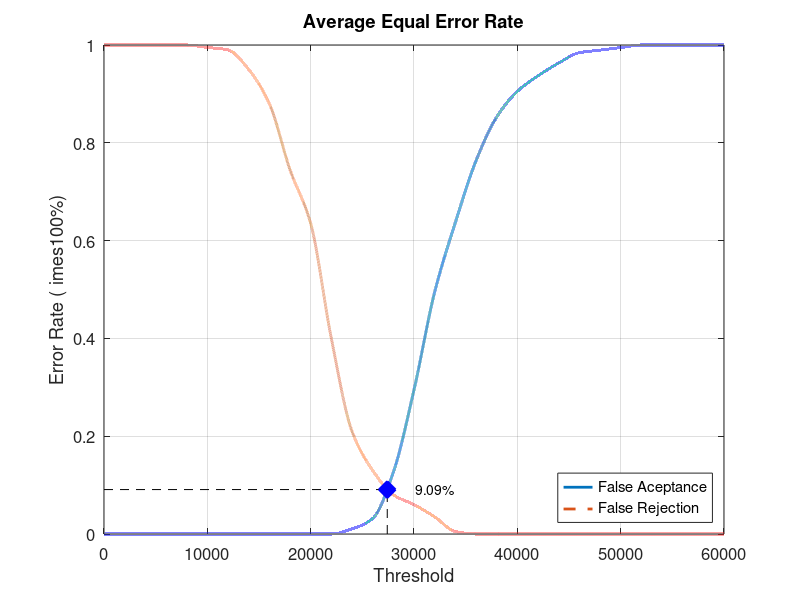
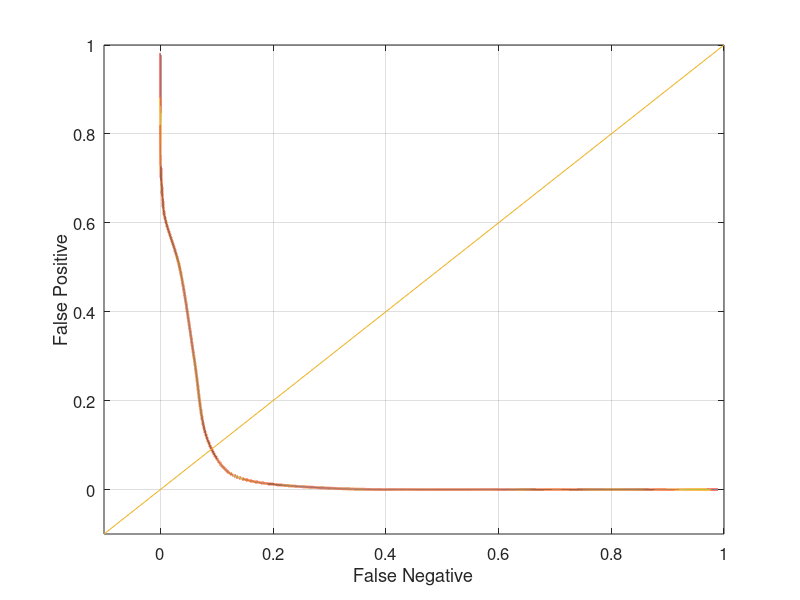

Recreate these plots in MATLAB, in order.
close all;
clear;
clc;
x = 0:2000:60000;
xq = 0:0.5:60000;

y0 = [0 0 0 0 0 0 0 0 0 0 0 0 0.0105263 0.0315789 0.126316 0.294737 0.494737 0.636842 0.763158 0.852632 0.905263 0.936842 0.963158 0.984211 0.989474 0.994737 1 1 1 1 1]
yy0 = interp1(x, y0, xq, 'pchip');
y1 = [1 1 1 1 1 0.995 0.99 0.95 0.88 0.745 0.635 0.4 0.21 0.13 0.08 0.06 0.035 0.005 0 0 0 0 0 0 0 0 0 0 0 0 0]
yy1 = interp1(x, y1, xq, 'pchip');

% Calculating EER: 
y2 = abs(y0 - y1);
find(y2 == min(y2))
yy2 = abs(yy0 - yy1);
xEER = find(yy2 == min(yy2));
xEERIndex = xq(xEER) % X-axis EER
yEER = yy0(xEER) % Y-axis EER

main = figure
plot(xq, yy0,'-','LineWidth', 2);	hold on
plot(xq, yy1,'--','LineWidth', 2);	hold on
plot([xEERIndex xEERIndex], [0 yEER], 'k--');	hold on
plot([0 xEERIndex], [yEER yEER], 'k--');	hold on
plot(xEERIndex, yEER, 'bx', 'LineWidth', 10);	hold on
text(xEERIndex + 10 * xEERIndex / 100, yEER, [num2str(round((10000 * yEER)) / 100) '%'])
legend('False Aceptance', 'False Rejection', 'Location', 'SouthEast')
xlabel('Threshold')
ylabel('Error Rate (	imes100%)')
title('Average Equal Error Rate')
set(gca, 'FontSize', 12)
axis([0 60000 0 1])
grid on

print(main, 'Database2_1Main', '-dpng');
FNRxFPR = figure('Color', [1 1 1]);
plot(yy1, yy0, '-', yy1, yy0, 'LineWidth', 2);
hold on
y = -0.1:0.1:1
plot(y, y); 
set(gca, 'FontSize', 12)
xlabel('False Negative')
ylabel('False Positive')
axis([-0.1 1 -0.1 1])
set(gca, 'FontSize', 12)
grid on

print(FNRxFPR, 'Database2_1FNRxFPR','-dpng');
